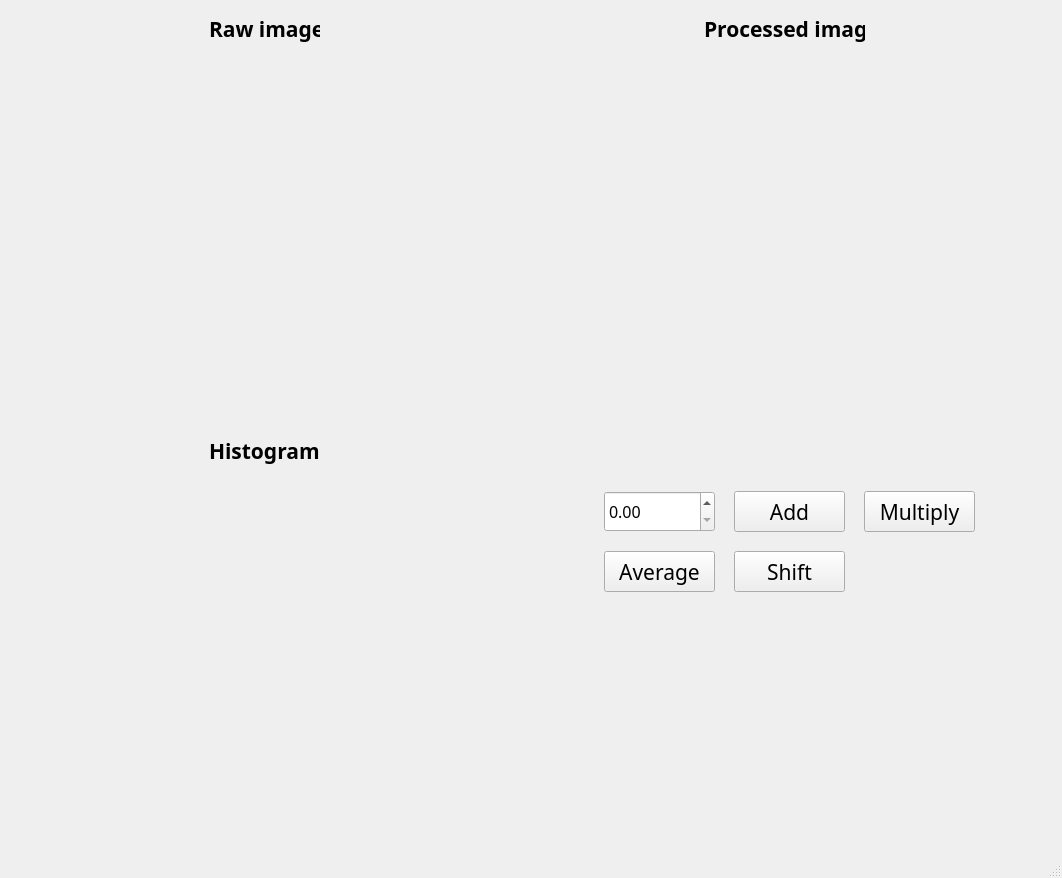
<?xml version="1.0" encoding="UTF-8"?>
<ui version="4.0">
 <class>MainWindow</class>
 <widget class="QMainWindow" name="MainWindow">
  <property name="geometry">
   <rect>
    <x>0</x>
    <y>0</y>
    <width>1062</width>
    <height>878</height>
   </rect>
  </property>
  <property name="windowTitle">
   <string>MainWindow</string>
  </property>
  <widget class="QWidget" name="centralwidget">
   <layout class="QHBoxLayout" name="horizontalLayout">
    <item>
     <layout class="QGridLayout" name="gridLayout">
      <item row="0" column="0">
       <widget class="QWidget" name="widget" native="true">
        <widget class="QLabel" name="label">
         <property name="geometry">
          <rect>
           <x>200</x>
           <y>0</y>
           <width>111</width>
           <height>41</height>
          </rect>
         </property>
         <property name="font">
          <font>
           <family>Bahnschrift</family>
          </font>
         </property>
         <property name="text">
          <string>&lt;html&gt;&lt;head/&gt;&lt;body&gt;&lt;p&gt;&lt;span style=&quot; font-size:16pt; font-weight:600;&quot;&gt;Raw image&lt;/span&gt;&lt;/p&gt;&lt;/body&gt;&lt;/html&gt;</string>
         </property>
        </widget>
        <widget class="MplCanvas" name="raw" native="true">
         <property name="geometry">
          <rect>
           <x>80</x>
           <y>40</y>
           <width>351</width>
           <height>351</height>
          </rect>
         </property>
        </widget>
       </widget>
      </item>
      <item row="0" column="1">
       <widget class="QWidget" name="widget_2" native="true">
        <widget class="QLabel" name="label_2">
         <property name="geometry">
          <rect>
           <x>170</x>
           <y>0</y>
           <width>161</width>
           <height>41</height>
          </rect>
         </property>
         <property name="font">
          <font>
           <family>Bahnschrift</family>
          </font>
         </property>
         <property name="text">
          <string>&lt;html&gt;&lt;head/&gt;&lt;body&gt;&lt;p&gt;&lt;span style=&quot; font-size:16pt; font-weight:600;&quot;&gt;Processed image&lt;/span&gt;&lt;/p&gt;&lt;/body&gt;&lt;/html&gt;</string>
         </property>
        </widget>
        <widget class="MplCanvas" name="processed" native="true">
         <property name="geometry">
          <rect>
           <x>80</x>
           <y>40</y>
           <width>351</width>
           <height>351</height>
          </rect>
         </property>
        </widget>
       </widget>
      </item>
      <item row="1" column="0">
       <widget class="QWidget" name="widget_3" native="true">
        <widget class="QLabel" name="label_3">
         <property name="geometry">
          <rect>
           <x>200</x>
           <y>0</y>
           <width>111</width>
           <height>41</height>
          </rect>
         </property>
         <property name="font">
          <font>
           <family>Bahnschrift</family>
          </font>
         </property>
         <property name="text">
          <string>&lt;html&gt;&lt;head/&gt;&lt;body&gt;&lt;p&gt;&lt;span style=&quot; font-size:16pt; font-weight:600;&quot;&gt;Histogram&lt;/span&gt;&lt;/p&gt;&lt;/body&gt;&lt;/html&gt;</string>
         </property>
        </widget>
        <widget class="MplCanvas" name="histogram" native="true">
         <property name="geometry">
          <rect>
           <x>80</x>
           <y>40</y>
           <width>351</width>
           <height>351</height>
          </rect>
         </property>
        </widget>
       </widget>
      </item>
      <item row="1" column="1">
       <widget class="QWidget" name="widget_4" native="true">
        <widget class="QPushButton" name="shiftBtn">
         <property name="geometry">
          <rect>
           <x>200</x>
           <y>120</y>
           <width>111</width>
           <height>41</height>
          </rect>
         </property>
         <property name="font">
          <font>
           <family>Bahnschrift</family>
           <pointsize>16</pointsize>
          </font>
         </property>
         <property name="cursor">
          <cursorShape>PointingHandCursor</cursorShape>
         </property>
         <property name="text">
          <string>Shift</string>
         </property>
        </widget>
        <widget class="MplCanvas" name="second" native="true">
         <property name="geometry">
          <rect>
           <x>70</x>
           <y>180</y>
           <width>111</width>
           <height>111</height>
          </rect>
         </property>
         <property name="cursor">
          <cursorShape>PointingHandCursor</cursorShape>
         </property>
        </widget>
        <widget class="QPushButton" name="mulBtn">
         <property name="geometry">
          <rect>
           <x>330</x>
           <y>60</y>
           <width>111</width>
           <height>41</height>
          </rect>
         </property>
         <property name="font">
          <font>
           <family>Bahnschrift</family>
           <pointsize>16</pointsize>
          </font>
         </property>
         <property name="cursor">
          <cursorShape>PointingHandCursor</cursorShape>
         </property>
         <property name="text">
          <string>Multiply</string>
         </property>
        </widget>
        <widget class="QPushButton" name="addBtn">
         <property name="geometry">
          <rect>
           <x>200</x>
           <y>60</y>
           <width>111</width>
           <height>41</height>
          </rect>
         </property>
         <property name="font">
          <font>
           <family>Bahnschrift</family>
           <pointsize>16</pointsize>
          </font>
         </property>
         <property name="cursor">
          <cursorShape>PointingHandCursor</cursorShape>
         </property>
         <property name="text">
          <string>Add</string>
         </property>
        </widget>
        <widget class="QPushButton" name="avgBtn">
         <property name="geometry">
          <rect>
           <x>70</x>
           <y>120</y>
           <width>111</width>
           <height>41</height>
          </rect>
         </property>
         <property name="font">
          <font>
           <family>Bahnschrift</family>
           <pointsize>16</pointsize>
          </font>
         </property>
         <property name="cursor">
          <cursorShape>PointingHandCursor</cursorShape>
         </property>
         <property name="text">
          <string>Average</string>
         </property>
        </widget>
        <widget class="QDoubleSpinBox" name="value">
         <property name="geometry">
          <rect>
           <x>70</x>
           <y>60</y>
           <width>111</width>
           <height>41</height>
          </rect>
         </property>
         <property name="font">
          <font>
           <family>Bahnschrift</family>
           <pointsize>12</pointsize>
          </font>
         </property>
         <property name="maximum">
          <double>31.000000000000000</double>
         </property>
         <property name="singleStep">
          <double>0.500000000000000</double>
         </property>
        </widget>
       </widget>
      </item>
     </layout>
    </item>
   </layout>
  </widget>
  <widget class="QStatusBar" name="statusbar"/>
 </widget>
 <customwidgets>
  <customwidget>
   <class>MplCanvas</class>
   <extends>QWidget</extends>
   <header location="global">mplcanvas.h</header>
   <container>1</container>
  </customwidget>
 </customwidgets>
 <resources/>
 <connections/>
</ui>
